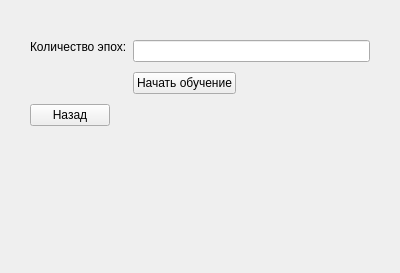
<?xml version="1.0" encoding="UTF-8"?>
<ui version="4.0">
 <class>Form</class>
 <widget class="QWidget" name="Form">
  <property name="geometry">
   <rect>
    <x>0</x>
    <y>0</y>
    <width>400</width>
    <height>273</height>
   </rect>
  </property>
  <property name="windowTitle">
   <string>Form</string>
  </property>
  <layout class="QFormLayout" name="formLayout">
   <property name="verticalSpacing">
    <number>10</number>
   </property>
   <property name="leftMargin">
    <number>30</number>
   </property>
   <property name="topMargin">
    <number>40</number>
   </property>
   <property name="rightMargin">
    <number>30</number>
   </property>
   <item row="0" column="1">
    <widget class="QLineEdit" name="epoch_lineEdit">
     <property name="sizePolicy">
      <sizepolicy hsizetype="Minimum" vsizetype="Fixed">
       <horstretch>0</horstretch>
       <verstretch>0</verstretch>
      </sizepolicy>
     </property>
    </widget>
   </item>
   <item row="0" column="0">
    <widget class="QLabel" name="epoch_label">
     <property name="sizePolicy">
      <sizepolicy hsizetype="Maximum" vsizetype="Maximum">
       <horstretch>0</horstretch>
       <verstretch>0</verstretch>
      </sizepolicy>
     </property>
     <property name="text">
      <string>Количество эпох:</string>
     </property>
    </widget>
   </item>
   <item row="1" column="1">
    <layout class="QHBoxLayout" name="horizontalLayout">
     <item>
      <widget class="QPushButton" name="learning_button">
       <property name="sizePolicy">
        <sizepolicy hsizetype="Maximum" vsizetype="Fixed">
         <horstretch>0</horstretch>
         <verstretch>0</verstretch>
        </sizepolicy>
       </property>
       <property name="text">
        <string>Начать обучение</string>
       </property>
      </widget>
     </item>
    </layout>
   </item>
   <item row="3" column="0">
    <widget class="QPushButton" name="back_button">
     <property name="text">
      <string>Назад</string>
     </property>
    </widget>
   </item>
  </layout>
 </widget>
 <resources/>
 <connections/>
</ui>
